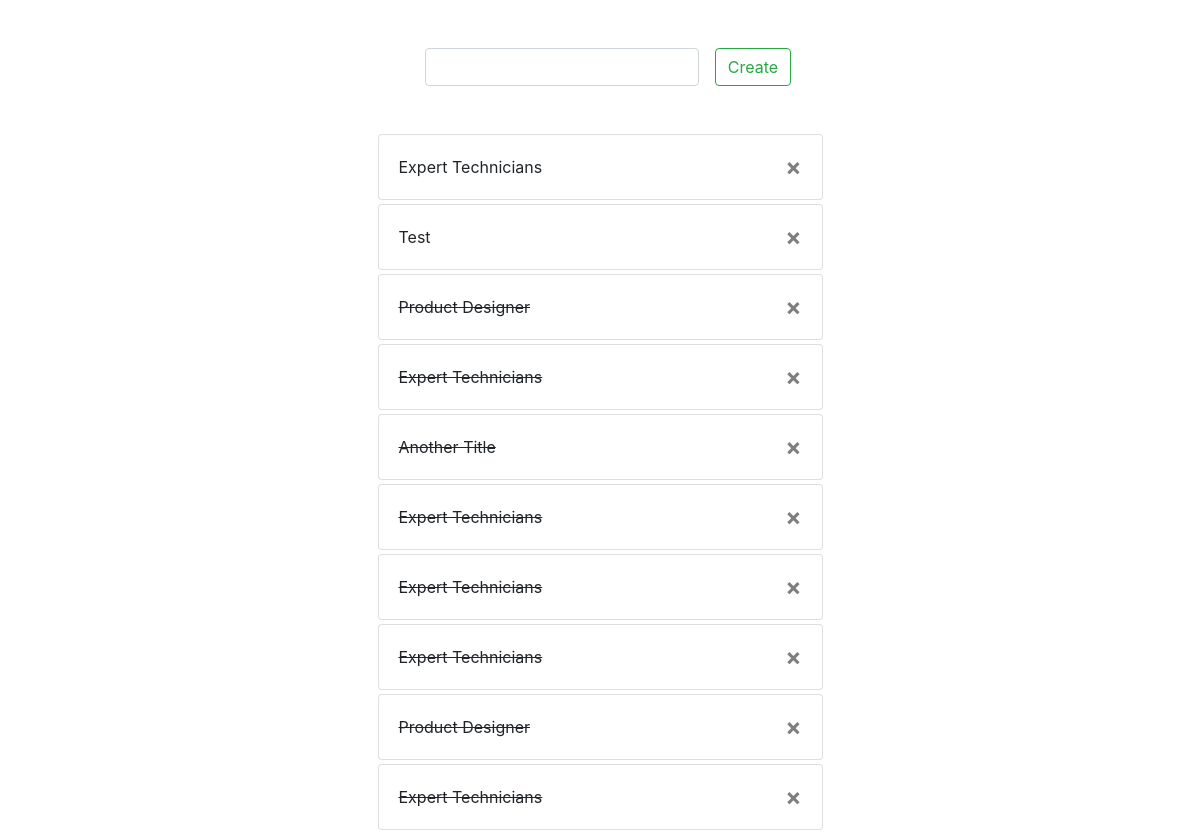
/tasks/, run on the app's committed database.
### core/models.py (models this page shows, shortened)
class Task(models.Model):
    title = models.CharField(max_length=20)
    date = models.DateTimeField(auto_now_add=True)
    completed = models.BooleanField(default=False)
    class Meta:
        ordering = ['completed', 'date']

### core/views.py (the view, shortened to what this page needs)
# urls.py: path('', TaskList.as_view(), name='task-list'),
class TaskList(View):
    def get(self, request):
        form = TaskForm()
        tasks = Task.objects.all()
        context = {'form': form, 'tasks': tasks}
        return render(request, 'task_list.html', context)

### core/forms.py
class TaskForm(forms.ModelForm):
    class Meta:
        model = Task
        fields = ['title']
        widgets = {
            'title': forms.TextInput(attrs={'class': 'form-control'})
        }

### templates/task_list.html (shortened to what this page needs)
{% extends 'base.html' %}
{% block content %}
    <div class="col-8 mt-5">
    <form class="form-inline justify-content-center "
          id="createTaskForm"  method="post" data-url="{% url 'core:task-list' %}">
        {% for field in form %}
            <div class="mx-3">
             {{ field }}
            </div>
        {% endfor %}
    <button type="button" id="createButton" class="btn btn-outline-success">Create</button>
    </form>
    </div>
    <div class="col-5 mt-5" id="taskList">
    {% for task in tasks %}
        <div class="card mb-1" id="taskCard" data-id="{{ task.id }}"
        style="{% if task.completed %} text-decoration: line-through
                {% endif %}">
        <div class="card-body">
            {{ task.title }}
            <button type="button" class="close float-right"data-id="{{ task.id }}" >
                <span aria-hidden="true">&times;</span>
            </button>
        </div>
    </div>
    {% endfor %}
    </div>
{% endblock %}

### templates/base.html (shortened to what this page needs)
{% load static %}
<!DOCTYPE html>
<html lang="en">
<head>
<link rel="stylesheet"
      href="https://stackpath.bootstrapcdn.com/bootstrap/4.2.1/css/bootstrap.min.css"
>
<link rel="stylesheet" href="{% static 'css/style.css' %}">
</head>
<body>
<div class="container">
    <div class="row justify-content-center">
        {% block content %}
        {% endblock %}
    </div>
</div>
</body>
</html>

### data on the page
Task: title "Expert Technicians"
Task: title "Test"
Task: title "Product Designer"
Task: title "Expert Technicians"
Task: title "Another Title"
Task: title "Expert Technicians"
Task: title "Expert Technicians"
Task: title "Expert Technicians"
Task: title "Product Designer"
Task: title "Expert Technicians"
